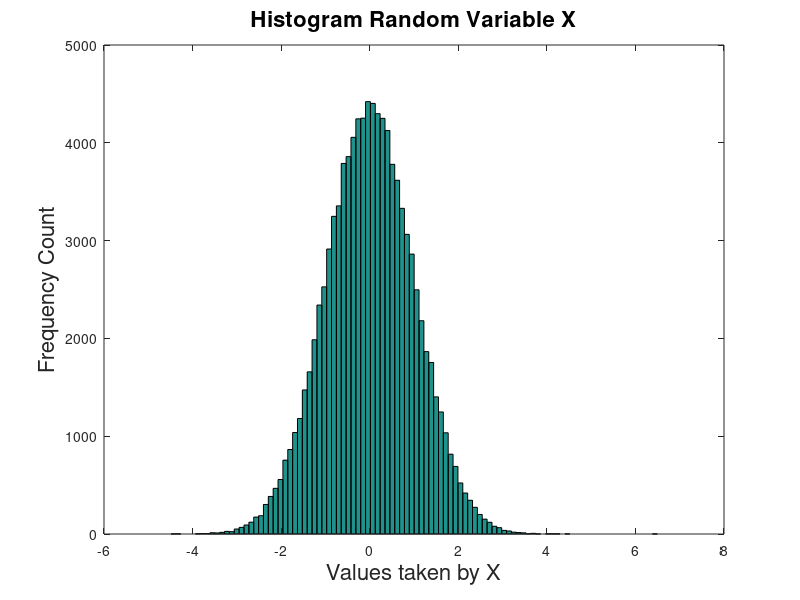
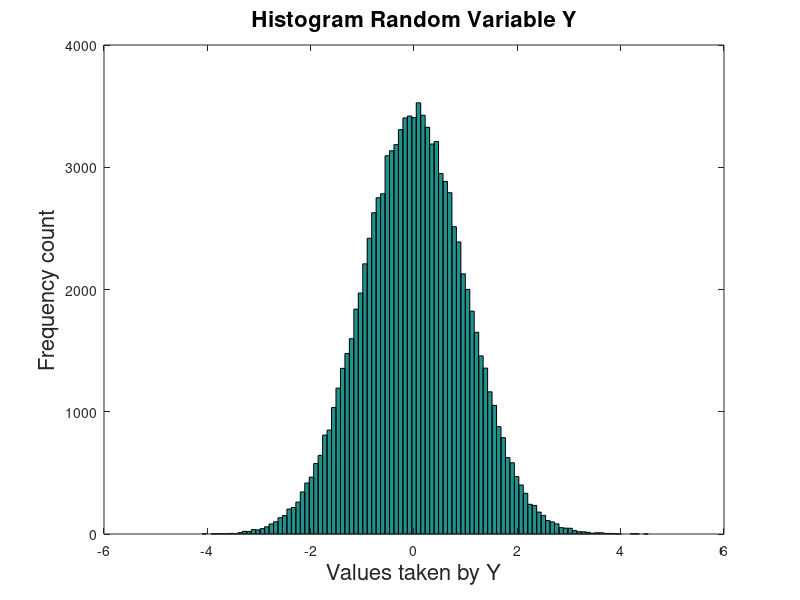

Write MATLAB code to recreate these figures, in order.
% The only difference compared to q6.m is that
% here we use linear congruential method to generate
% a pseudo uniform random number.
%
% We need to properly set parameters like
% the seed value, period of repetition and divisor.

% We have chosen standard accepted values for the same.

% Rest of the procedure as in q6.m

clear
close all

% seed values
seed1=3;
seed2=7;

% multiplier a  and divisor M
a=22695477;
M=2^32;

% iterations
ite= 1e5;

% pseudo random sequences
rseq1=zeros(ite,1);
rseq2=zeros(ite,1);

rseq1(1)=seed1;
rseq2(1)=seed2;

% linear cpmgruential generator
for i=1:(ite-1)

rseq1(i+1)= (mod(a*rseq1(i),M));
rseq2(i+1)= (mod(a*rseq2(i),M));

end


rseq1= rseq1/M;
rseq2= rseq2/M;

% same procedure as in q6.m
% only change used the pseudo random sequences generated above
for i=1:ite

u1= rseq1(i);
u2= rseq2(i);

X(i)= sqrt(-2*log(u1))*cos(2*3.14*u2); % will rand be independent in same statement?

Y(i)= sqrt(-2*log(u1))*sin(2*3.14*u2);

end

meanX=mean(X)
stdX= std(X)


meanY=mean(X)
stdY= std(X)


hist(X,100);
title('Histogram Random Variable X','FontSize',16);
xlabel('Values taken by X','FontSize',16);
ylabel('Frequency Count','FontSize',16);


figure

hist(Y,100);
title('Histogram Random Variable Y','FontSize',16);
xlabel('Values taken by Y','FontSize',16);
ylabel('Frequency count','FontSize',16);



